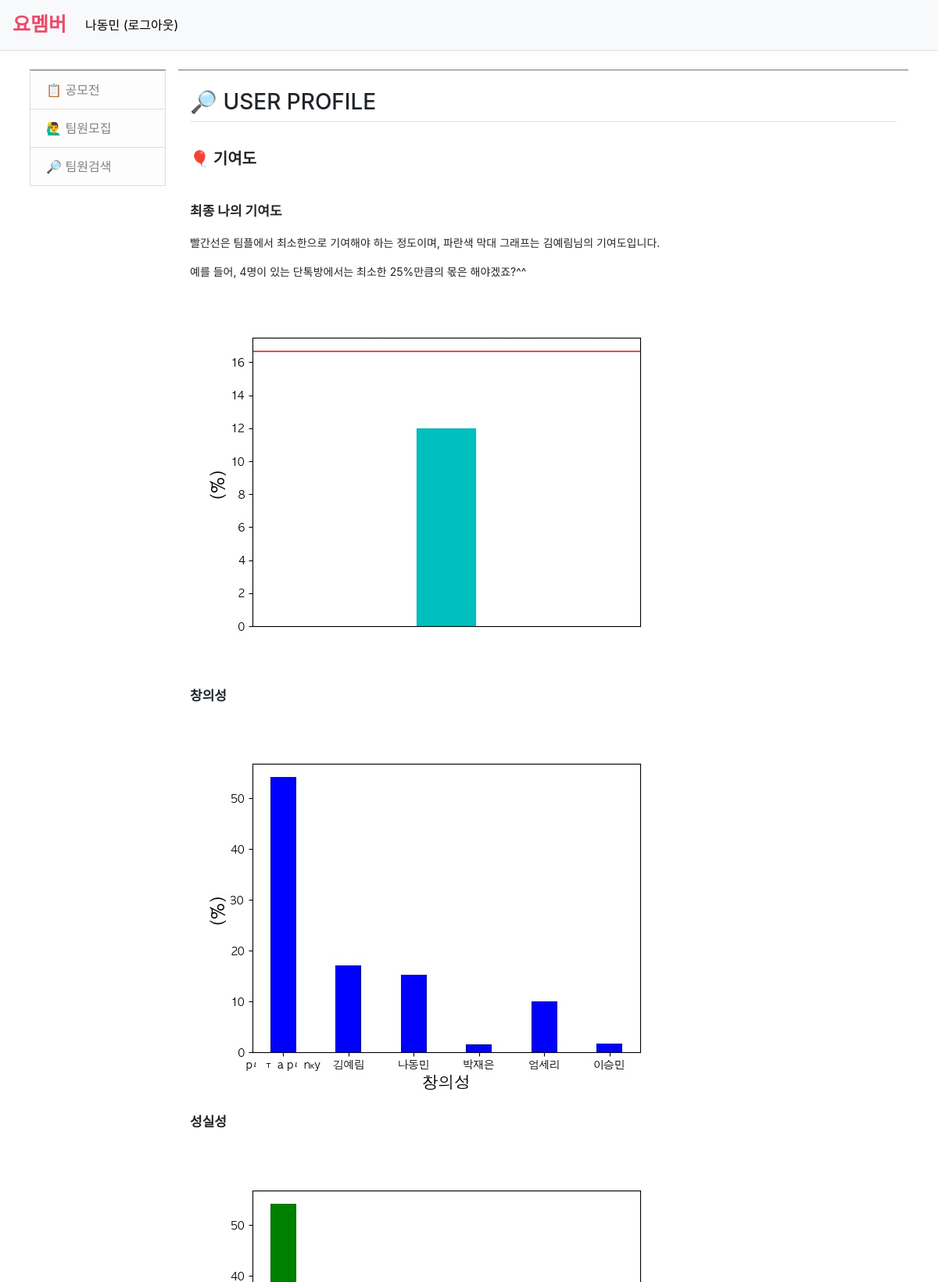
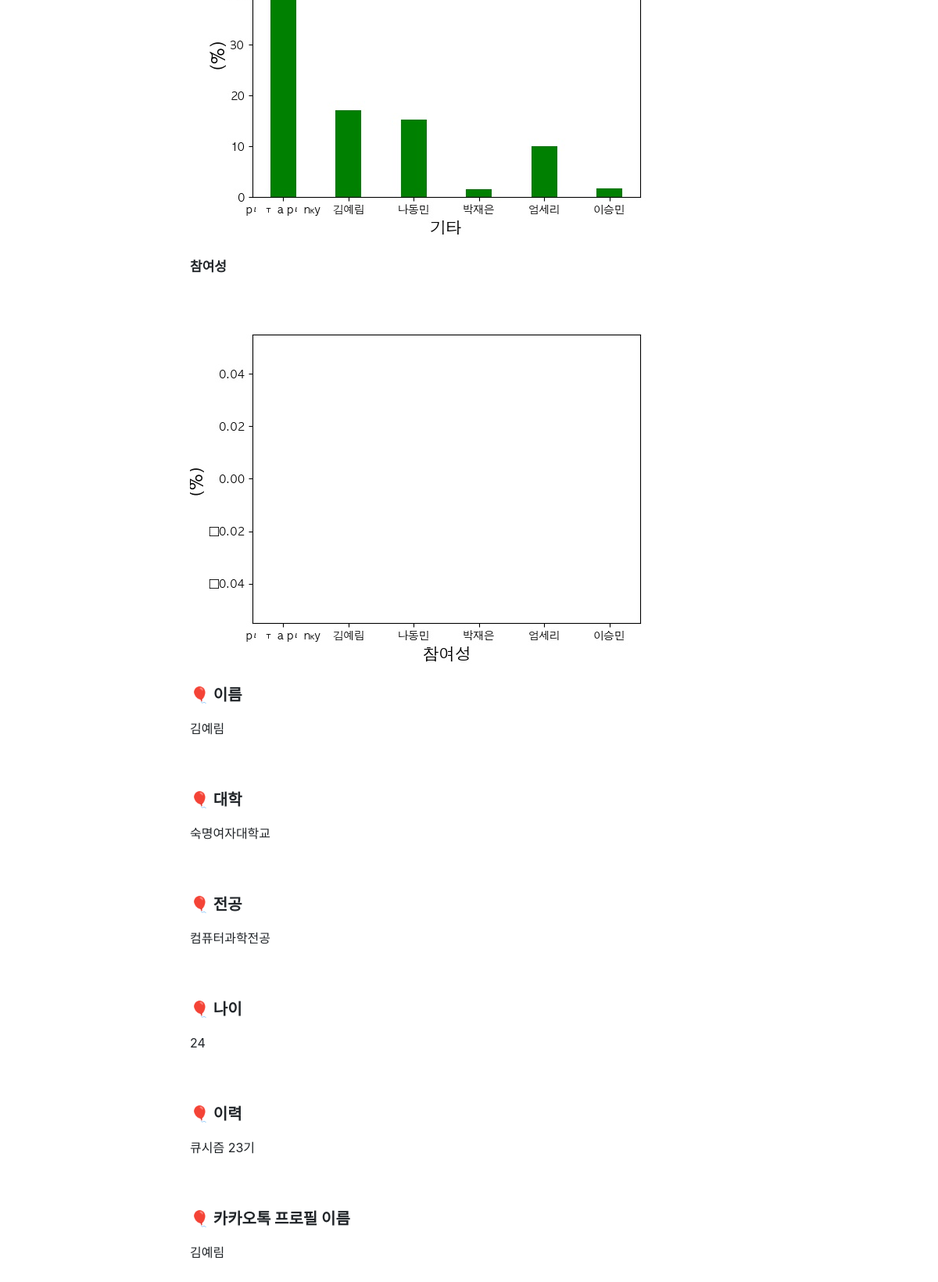
The page /yomember/searchMember/김예림/ (signed in) on the database its author committed (2 pictures, top to bottom).
### common/models.py (models this page shows)
class Profile(models.Model):
    name = models.CharField(max_length=50) # 사용자 이름
    college = models.CharField(max_length=100) # 대학
    major = models.CharField(max_length=100) # 전공
    age = models.IntegerField() # 나이
    workHistory = models.TextField() # 이력
    blog = models.URLField(blank=True) # 개인 블로그(선택 사항)
    kakaoName = models.CharField(max_length=50) # 카카오톡 프로필 이름
    kakaoTalk = models.FileField() # 카카오톡 대화 파일
    value0 = models.TextField(null=True, blank=True) # 참여성 비율
    value1 = models.TextField(null=True, blank=True) # 참여성 비율
    valueName = models.TextField(null=True, blank=True) # 성실성 비율
    contribution = models.FloatField(null=True, blank=True) # 최종 기여도
    standard = models.FloatField(null=True, blank=True) # 기준 점수
    cdate = models.DateTimeField(auto_now_add=True) # 게시물 생성 날짜

### yomember/views.py (the view)
# urls.py: path('searchMember/<str:user_username>/', views.userInfo, name='userInfo'),
def userInfo(request, user_username):
    profile = Profile.objects.filter(name = user_username)
    context = {'profile': profile}
    return render(request, 'yomember/userProfile.html', context)

### templates/yomember/userProfile.html (shortened to what this page needs)
{% extends 'base.html' %}
{% block content %}
{% load static %}
<link rel="stylesheet" type="text/css" href="{% static 'bootstrap.min.css' %}">
    {% for profile_detail in profile %}
    <div class="container my-3">
        <h3 class="border-bottom py-2">🔎 USER PROFILE</h3>
        <br><p style="font-size: 20px; font-weight: bold;">🎈 기여도</p><br>
        <p style="font-size: 17px; font-weight: bold;">최종 나의 기여도</p>
        <p style="font-size: 14px;">빨간선은 팀플에서 최소한으로 기여해야 하는 정도이며, 파란색 막대 그래프는 {{ profile_detail.name }}님의 기여도입니다.</p>
        <p style="font-size: 14px;">예를 들어, 4명이 있는 단톡방에서는 최소한 25%만큼의 몫은 해야겠죠?^^</p>
        <img src="/static/{{ profile_detail.name }}_contribution.jpg"><br><br>
        <p style="font-size: 17px; font-weight: bold;">창의성</p>
        <img src="/static/{{ profile_detail.name }}_value1.jpg"><br><br>
        <p style="font-size: 17px; font-weight: bold;">성실성</p>
        <img src="/static/{{ profile_detail.name }}_value2.jpg"><br><br>
        <p style="font-size: 17px; font-weight: bold;">참여성</p>
        <img src="/static/{{ profile_detail.name }}_value0.jpg"><br><br>
        <p style="font-size: 20px; font-weight: bold;">🎈 이름</p>
        <p>{{ profile_detail.name }}</p><br><br>
        <p style="font-size: 20px; font-weight: bold;">🎈 대학</p>
        <p>{{ profile_detail.college }}</p><br><br>
        <p style="font-size: 20px; font-weight: bold;">🎈 전공</p>
        <p>{{ profile_detail.major }}</p><br><br>
        <p style="font-size: 20px; font-weight: bold;">🎈 나이</p>
        <p>{{ profile_detail.age }}</p><br><br>
        <p style="font-size: 20px; font-weight: bold;">🎈 이력</p>
        <p>{{ profile_detail.workHistory }}</p><br><br>
        <p style="font-size: 20px; font-weight: bold;">🎈 카카오톡 프로필 이름</p>
        <p>{{ profile_detail.kakaoName }}</p><br><br>
    </div>
    {% endfor %}
{% endblock %}

### templates/navbar.html (shortened to what this page needs)
<nav class="navbar navbar-expand-lg navbar-light bg-light border-bottom">
    <a class="navbar-brand" href="{% url 'yomember:index' %}" style="color: #EB496B; font-weight: bold; font-size: 25px;">요멤버</a>
    <div class="collapse navbar-collapse flex-grow-0" id="navbarNav">
        <ul class="navbar-nav">
            <li class="nav-item ">
                {% if user.is_authenticated %}
                <a class="nav-link" href="{% url 'common:logout' %}" style="color: black;">{{ user.username }} (로그아웃)</a>
                {% else %}
                <a class="nav-link" href="{% url 'common:login' %}" style="color: black;">로그인</a>
                {% endif %}
            </li>
        </ul>
    </div>
</nav>

### rows shown on the page
Profile: name "김예림", college "숙명여자대학교", major "컴퓨터과학전공", age "24", workHistory "큐시즘 23기", kakaoName "김예림"

### other values the page prints
{{ user.username }} "나동민"
